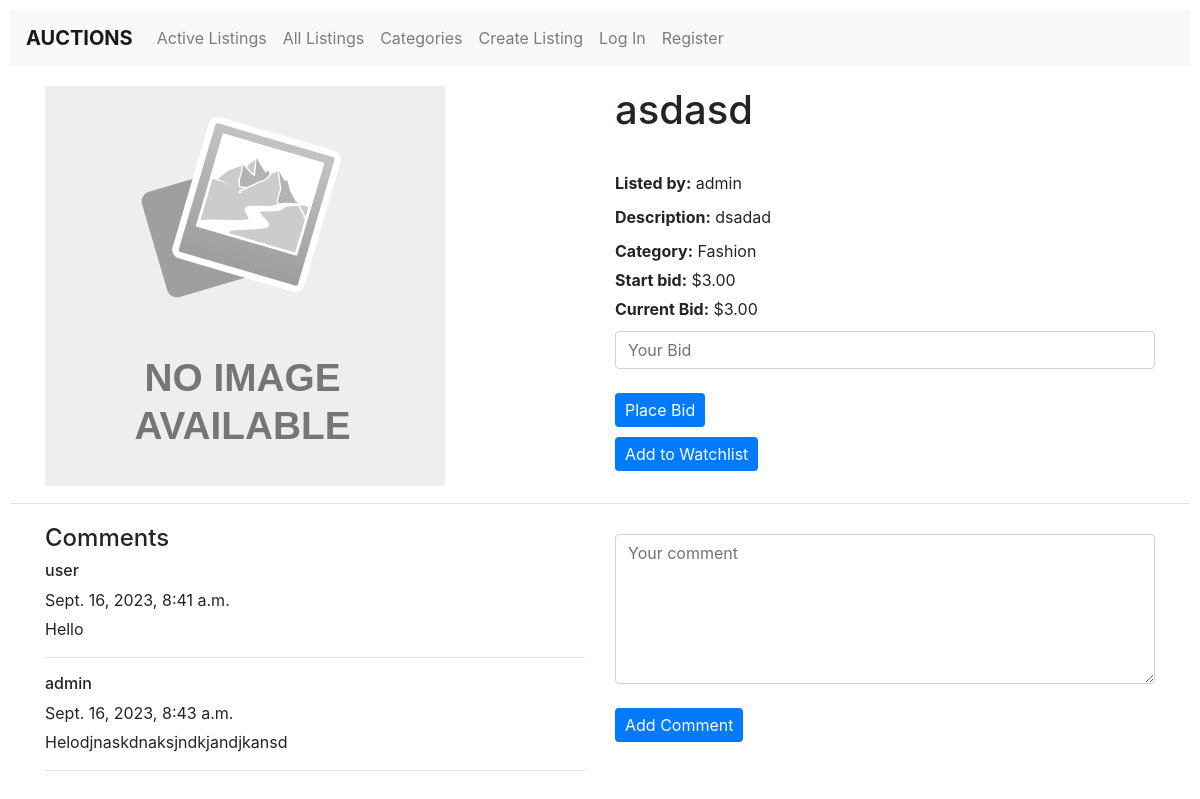
Before: /listing/12 with the older database file.
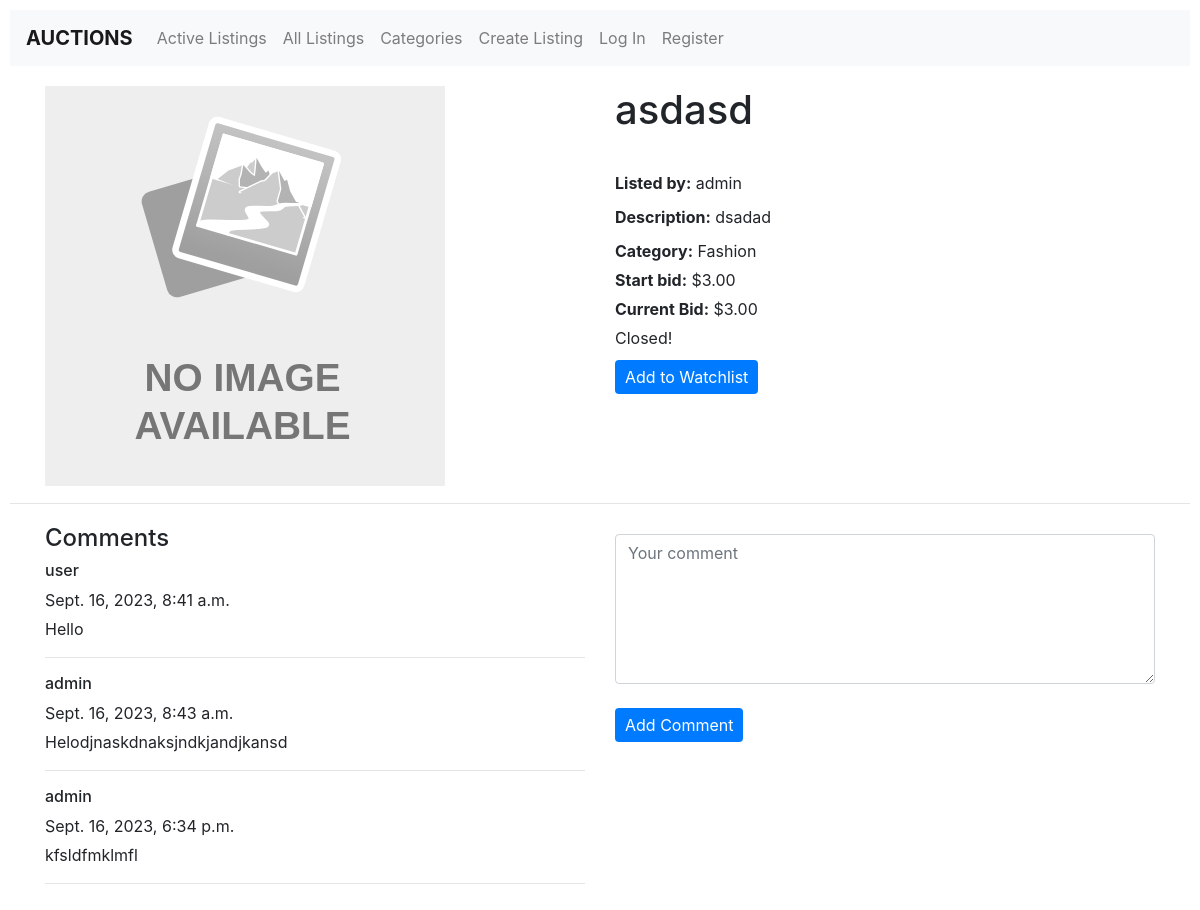
After: the same page with the newer database file.
### auctions/models.py (models this page shows, shortened)
class Comment(models.Model):
    user = models.ForeignKey(User, on_delete=models.CASCADE)
    listing = models.ForeignKey(Listing, on_delete=models.CASCADE)
    comment = models.TextField()
    timestamp = models.DateTimeField(auto_now_add=True)

class User(AbstractUser):
    pass
    watchlist = models.ManyToManyField("Listing", blank=True, related_name="watchlist")
    bids = models.ManyToManyField("Listing", blank=True, related_name="bidder")

### auctions/views.py (the view)
# urls.py: path("listing/<int:listing_id>", views.listing, name="listing"),
def listing(request, listing_id):
    listing = Listing.objects.get(pk=listing_id)
    comments = Comment.objects.filter(listing=listing)
    return render(request, "auctions/listing.html", {
        "listing": listing,
        "comments": comments
    })

### auctions/models.py (called while the page is built)
    def __str__(self):
        return self.name

### auctions/templates/auctions/listing.html (shortened to what this page needs)
{% extends "auctions/layout.html" %}
{% load static %}
{% block body %}
<div class="container">
    <div class="row">
        <div class="col-md-6">
            <div class="row">
                <div class="col-md-12">
                    {% if listing.image_url %}
                    <img src="{{ listing.image_url }}" alt="listing-image" class="listing-image">
                    {% else %}
                    <img src="{% static 'auctions/images/No-Image-Placeholder.svg' %}" alt="listing-image" class="listing-image">
                    {% endif %}
                </div>
                <div class="col-md-12">
                </div>
            </div>
        </div>
        <div class="col-md-6">
            <div class="row">
                <div class="col-md-12">
                    <div class="details-box">
                        <h1>{{ listing.title }}</h1><br>
                        <div class="details-info">
                            <p><strong>Listed by:</strong> {{ listing.creator }}</p>
                            <div class="description-container">
                                <p><strong>Description:</strong> {{ listing.description }}</p>
                            </div>
                            <p><strong>Category:</strong> {{ listing.category }}</p>
                            <p><strong>Start bid:</strong> ${{ listing.starting_bid }}</p>
                            <p><strong>Current Bid:</strong> ${{ listing.current_bid }}</p>
                            {% if not listing.active %}
                            <p>Closed!</p>
                            {% endif %}
                            {% if listing.creator != request.user and listing.active %}
                            <form action="{% url 'bid' %}" method="post">
                                <input type="number" name="bid" placeholder="Your Bid" class="form-control"><br>
                                <button type="submit" class="btn btn-primary">Place Bid</button>
                            </form>
                            {% endif %}
                            <div class="form-group">
                                <form method="post" action="{% url 'watchlist' %}">
                                    {% if listing in request.user.watchlist.all %}
                                    <button type="submit" name="action" value="remove" class="btn btn-warning">Remove from Watchlist</button>
                                    {% else %}
                                    <button type="submit" name="action" value="add" class="btn btn-success">Add to Watchlist</button>
                                    {% endif %}
                                </form>
                            </div>
                        </div>
                    </div>
                </div>
            </div>
        </div>
    </div>
</div>
<hr>
<div class="container">
    <div class="row">
        <div class="col-md-6">
            <h4>Comments</h4>
            {% for comment in comments %}
            <div class="comment">
                <h6>{{ comment.user }}</h6>
                <p>{{ comment.timestamp }}</p>
                <p>{{ comment.comment }}</p>
                <hr>
            </div>
            {% endfor %}
        </div>
        <div class="col-md-6">
            <form action="{% url 'comment' %}" method="post">
                <textarea name="comment" placeholder="Your comment" style="width: 100%; height: 150px" class="form-control"></textarea><br>
                <button type="submit" class="btn btn-primary">Add Comment</button>
            </form>
        </div>
    </div>
</div>
{% endblock %}

Changed rows visible on the page:
changed Listing "asdasd": active True → False (drawn)
added Comment: user "admin", timestamp "Sept. 16, 2023, 6:34 p.m.", comment "kfsldfmklmfl"
Other visible differences:
text no longer shown: "Place Bid"
text now shown: "Closed!"
